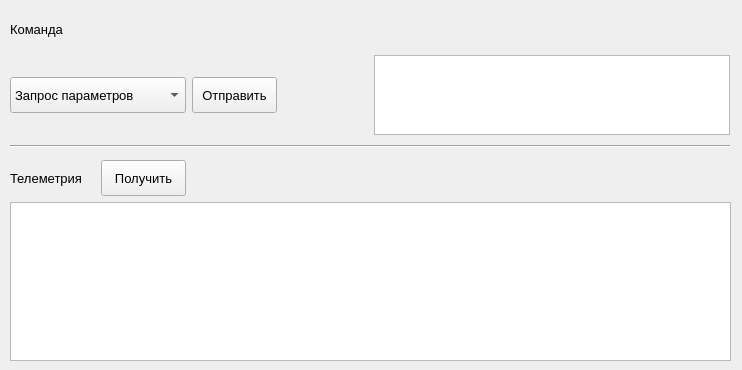
    <widget class="QWidget" name="tab_Amplifier">
     <attribute name="title">
      <string>🔺</string>
     </attribute>
     <widget class="QWidget" name="layoutWidget_1">
      <property name="geometry">
       <rect>
        <x>10</x>
        <y>10</y>
        <width>723</width>
        <height>141</height>
       </rect>
      </property>
      <layout class="QGridLayout" name="gridLayout_Amplifier">
       <property name="rightMargin">
        <number>3</number>
       </property>
       <item row="0" column="0">
        <widget class="QLabel" name="label_DataValue_2">
         <property name="font">
          <font>
           <pointsize>10</pointsize>
          </font>
         </property>
         <property name="text">
          <string>Команда</string>
         </property>
        </widget>
       </item>
       <item row="1" column="0">
        <widget class="QComboBox" name="comboBox_AmplifierData">
         <property name="sizePolicy">
          <sizepolicy hsizetype="Minimum" vsizetype="Fixed">
           <horstretch>0</horstretch>
           <verstretch>0</verstretch>
          </sizepolicy>
         </property>
         <property name="minimumSize">
          <size>
           <width>176</width>
           <height>36</height>
          </size>
         </property>
         <property name="maximumSize">
          <size>
           <width>171</width>
           <height>16777215</height>
          </size>
         </property>
         <property name="font">
          <font>
           <pointsize>10</pointsize>
          </font>
         </property>
         <item>
          <property name="text">
           <string>Запрос параметров</string>
          </property>
         </item>
         <item>
          <property name="text">
           <string>Мощность 0 дБ</string>
          </property>
         </item>
         <item>
          <property name="text">
           <string>Мощность -3 дБ</string>
          </property>
         </item>
         <item>
          <property name="text">
           <string>Мощность -6 дБ</string>
          </property>
         </item>
         <item>
          <property name="text">
           <string>Разрешить стробирование</string>
          </property>
         </item>
         <item>
          <property name="text">
           <string>Запретить стробирование</string>
          </property>
         </item>
        </widget>
       </item>
       <item row="1" column="1">
        <widget class="QPushButton" name="pushButton_SendAmplifierCommand">
         <property name="minimumSize">
          <size>
           <width>85</width>
           <height>20</height>
          </size>
         </property>
         <property name="maximumSize">
          <size>
           <width>80</width>
           <height>36</height>
          </size>
         </property>
         <property name="font">
          <font>
           <pointsize>10</pointsize>
          </font>
         </property>
         <property name="text">
          <string>Отправить</string>
         </property>
        </widget>
       </item>
       <item row="1" column="3">
        <widget class="QListWidget" name="listWidget_amplifierLog">
         <property name="minimumSize">
          <size>
           <width>355</width>
           <height>80</height>
          </size>
         </property>
         <property name="maximumSize">
          <size>
           <width>1000</width>
           <height>80</height>
          </size>
         </property>
        </widget>
       </item>
       <item row="2" column="0" colspan="4">
        <widget class="Line" name="line_7">
         <property name="minimumSize">
          <size>
           <width>0</width>
           <height>10</height>
          </size>
         </property>
         <property name="orientation">
          <enum>Qt::Horizontal</enum>
         </property>
        </widget>
       </item>
       <item row="1" column="2">
        <spacer name="horizontalSpacer_3">
         <property name="orientation">
          <enum>Qt::Horizontal</enum>
         </property>
         <property name="sizeType">
          <enum>QSizePolicy::Fixed</enum>
         </property>
         <property name="sizeHint" stdset="0">
          <size>
           <width>85</width>
           <height>20</height>
          </size>
         </property>
        </spacer>
       </item>
      </layout>
     </widget>
     <widget class="QWidget" name="layoutWidget_8">
      <property name="geometry">
       <rect>
        <x>10</x>
        <y>160</y>
        <width>721</width>
        <height>201</height>
       </rect>
      </property>
      <layout class="QGridLayout" name="gridLayout_5">
       <item row="0" column="1">
        <widget class="QPushButton" name="pushButton_GetAmplifierTelemetry">
         <property name="minimumSize">
          <size>
           <width>85</width>
           <height>36</height>
          </size>
         </property>
         <property name="font">
          <font>
           <pointsize>10</pointsize>
          </font>
         </property>
         <property name="text">
          <string>Получить</string>
         </property>
         <property name="checkable">
          <bool>false</bool>
         </property>
        </widget>
       </item>
       <item row="0" column="0">
        <widget class="QLabel" name="label_AmplifierTelemetry">
         <property name="minimumSize">
          <size>
           <width>85</width>
           <height>36</height>
          </size>
         </property>
         <property name="font">
          <font>
           <pointsize>10</pointsize>
          </font>
         </property>
         <property name="text">
          <string>Телеметрия</string>
         </property>
        </widget>
       </item>
       <item row="0" column="2">
        <spacer name="horizontalSpacer_2">
         <property name="orientation">
          <enum>Qt::Horizontal</enum>
         </property>
         <property name="sizeHint" stdset="0">
          <size>
           <width>40</width>
           <height>20</height>
          </size>
         </property>
        </spacer>
       </item>
       <item row="1" column="0" colspan="3">
        <widget class="QListWidget" name="listWidget_amplifierTelemetryLog"/>
       </item>
      </layout>
     </widget>
    </widget>
